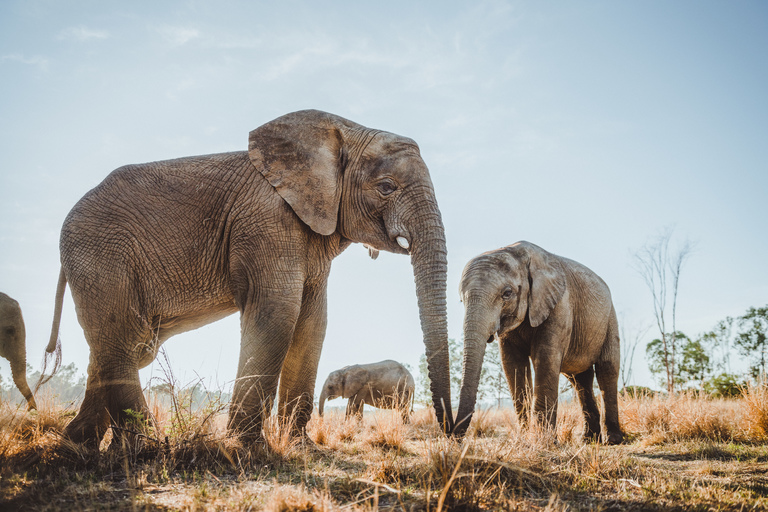
#> input picture Computer_Vision/lab1/elephant.jpg, 768 x 512 px
$ python lab1.py
#> lines starting #> are read from the running program, lines starting #| are printed output that depends on the picture
from skimage import io, color, draw
from skimage import data
from PIL import Image
from PIL import ImageEnhance
import numpy as np

img_file = "elephant.jpg"
img = Image.open(img_file)
#> img is the input picture: PIL image 768x512 RGB; mean R, G, B 163.3, 160.6, 155.1
img.show()

dim = (100, 100, 400, 400)
crop_img = img.crop(dim)
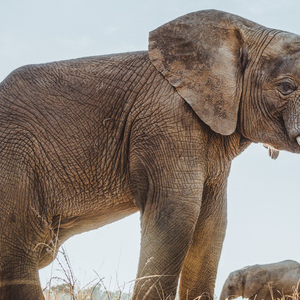
#> crop_img: PIL image 300x300 RGB; mean R, G, B 141.2, 129.3, 120.4
crop_img.show()

grayscale = img.convert("L")
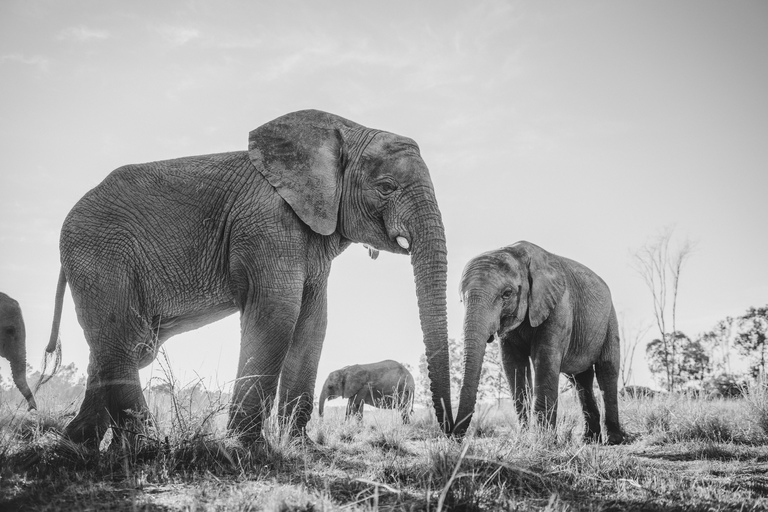
#> grayscale: PIL image 768x512 L; min 11, max 253, mean 160.8
grayscale.show()

resize_img = img.resize((200, 200))
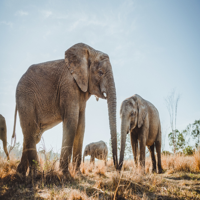
#> resize_img: PIL image 200x200 RGB; mean R, G, B 163.3, 160.6, 155.1
resize_img.show()

rotate_img = img.rotate(90)
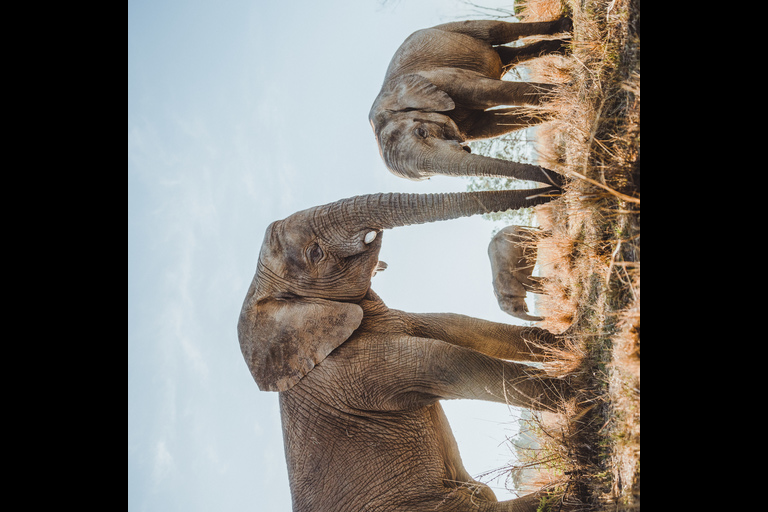
#> rotate_img: PIL image 768x512 RGB; mean R, G, B 108.2, 104.3, 99.5
rotate_img.show()

enhancer = ImageEnhance.Brightness(img)
enhancer.enhance(2).show()
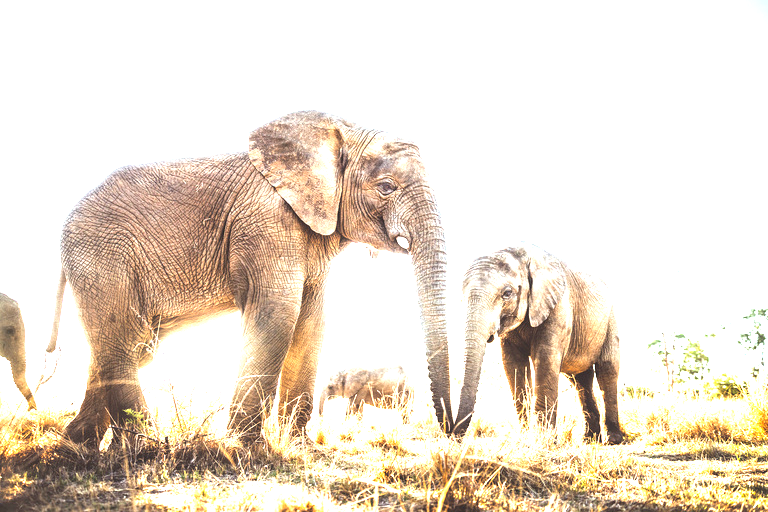
#> shown: PIL image 768x512 RGB; mean R, G, B 234.2, 222.1, 207.5

enhancer = ImageEnhance.Contrast(img)
enhancer.enhance(2).show()
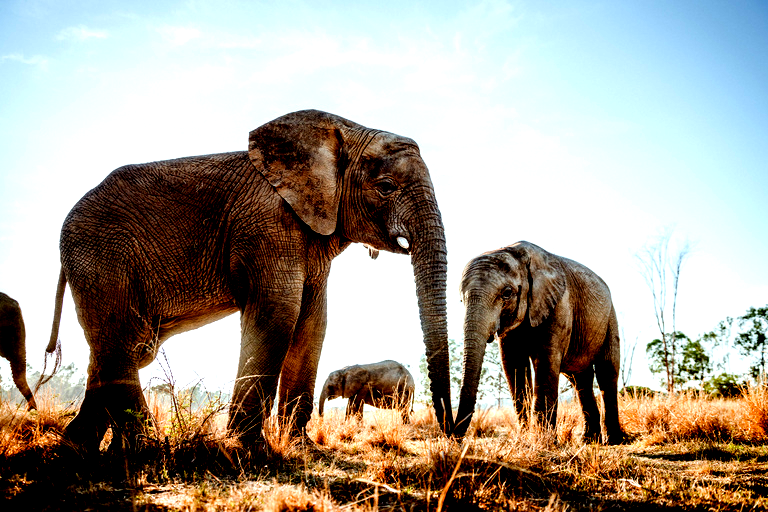
#> shown: PIL image 768x512 RGB; mean R, G, B 166.2, 158.3, 147.1

pixel = img.getpixel((100, 100))
#> pixel = (204, 218, 227)
print(pixel)
#| (204, 218, 227)

img.putpixel((100, 100), (20, 230, 145))
pixel = img.getpixel((100, 100))
#> pixel = (20, 230, 145)
print(pixel)
#| (20, 230, 145)

img = io.imread(img_file)
io.imshow(img)
io.show()

gray = color.rgb2gray(img)
io.imshow(gray)
io.show()

img = np.zeros((100, 100), dtype=np.uint8)
x, y = draw.circle(50, 50, 10)
img[x, y] = 1
io.imshow(img)
io.show()

img = np.zeros((100, 100), dtype=np.uint8)
x, y = draw.ellipse(50, 50, 10, 20)
img[x, y] = 1
io.imshow(img)
io.show()

img = np.zeros((100, 100), dtype=np.uint8)
r = np.array([10, 25, 80, 50])
c = np.array([10, 60, 40, 10])
x, y = draw.polygon(r, c)
img[x, y] = 1
io.imshow(img)
io.show()
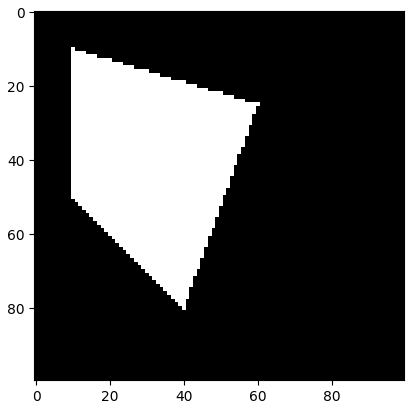
#> figure drawn by matplotlib, 1 panel
